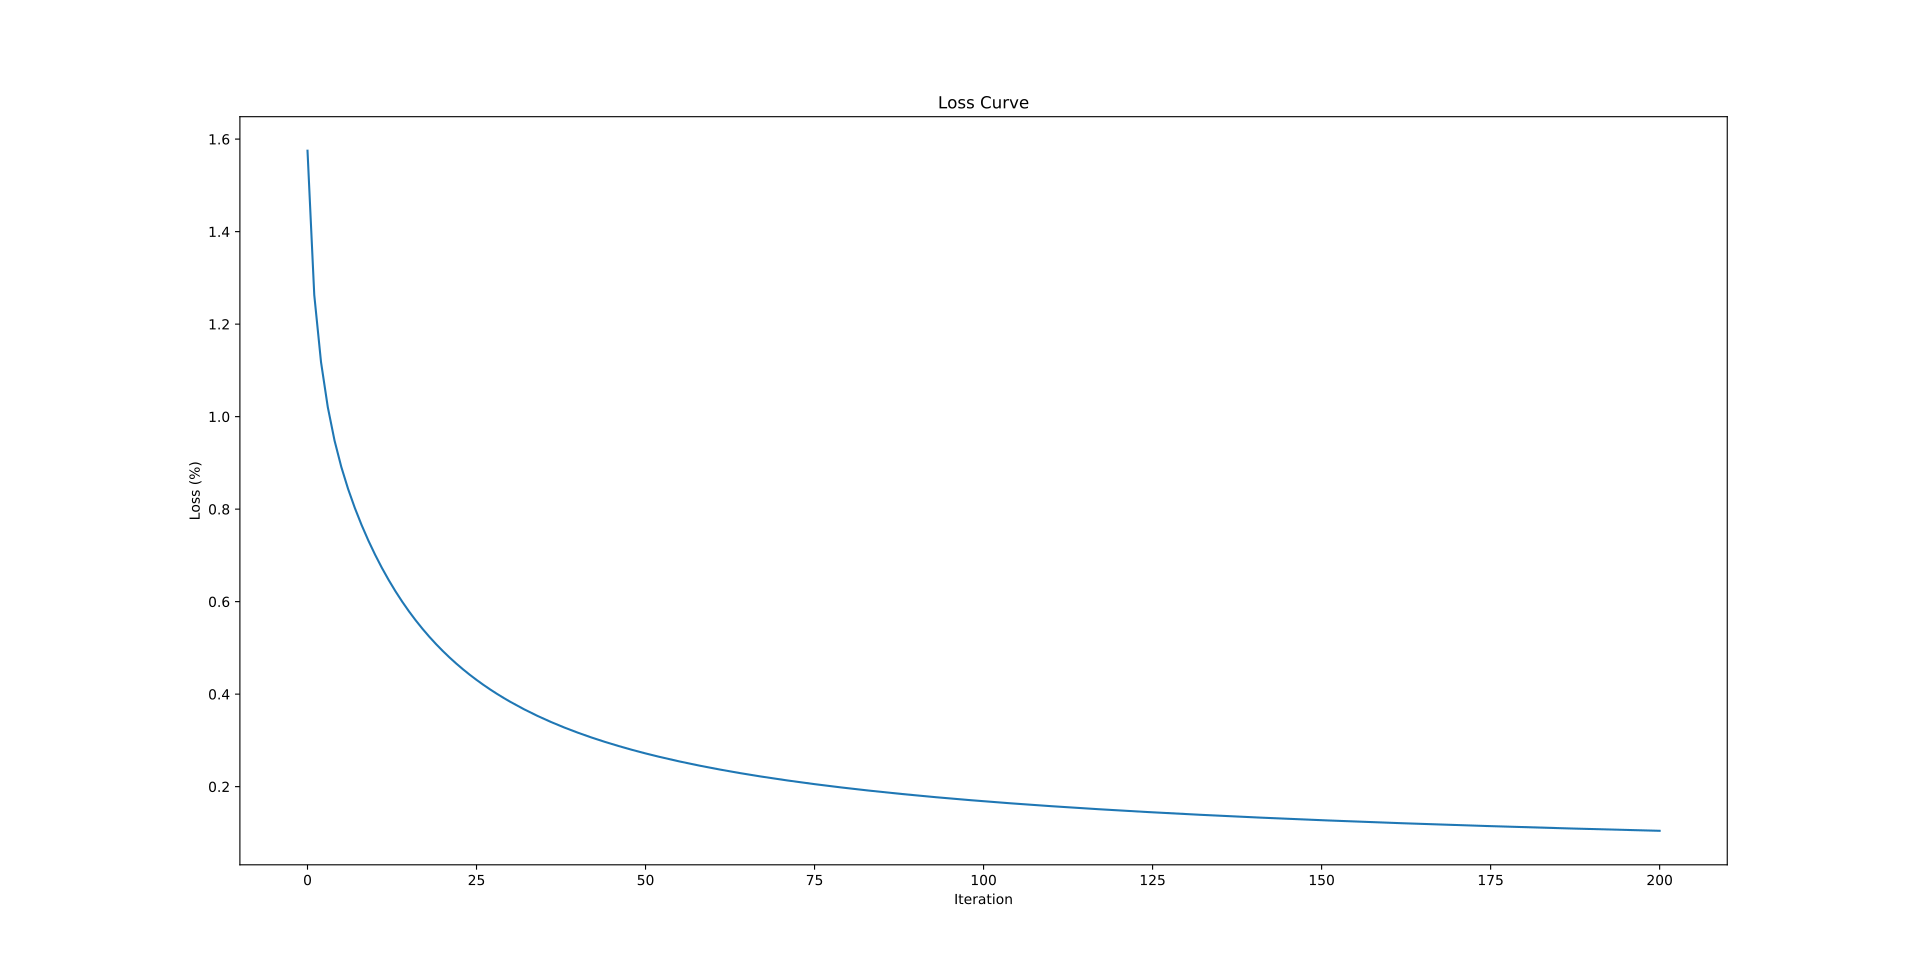

This chart was generated by the following Python code:
import csv
import numpy as np
from sklearn.preprocessing import StandardScaler
from sklearn.metrics import accuracy_score
import matplotlib.pyplot as plt



def LoadData(filePath):
    with open(filePath, 'r') as csvfile:
        buffer = list(csv.reader(csvfile))
        buffer = buffer[1:]
        data = np.array(buffer)
        labels = np.array(data[:,-1],int)
        features = np.array(data[:,:-1],float)
        return features,labels

class NN:
    def __init__(self,learning_rate=0.0001,layersize=10,n_iter=200):
        if layersize<=0:
            raise ValueError("Number of layers should be positive number current parameter {}".format(layersize))
        if n_iter <=0:
            raise ValueError("Number of iterations should be positive number current paramteter {}".format(n_iter))
        self.learning_rate = learning_rate
        self.layersize = layersize
        self.n_iter = n_iter
        self.logs = []

    def __sigmoid__(self,x):
        return 1.0/(1.0+np.exp(-x))
    
    def __forward__(self,X):
        z1 = X.dot(self.layer_1) + self.bias1
        layer_1_output = self.__sigmoid__(z1)
        z2 = layer_1_output.dot(self.output_layer) + self.bias2
        exp_scores = np.exp(z2)
        probs = exp_scores / np.sum(exp_scores, axis=1, keepdims=True)
        return probs,layer_1_output
    
    def __backward__(self,probs,layer_1_output,X,Y):
        m = X.shape[0]
        delta1 = probs
        delta1[range(m), Y] -= 1
        delta_output_layer = (layer_1_output.T).dot(delta1)
        delta_b2 = np.sum(delta1, axis=0, keepdims=True)
        delta2 = delta1.dot(self.output_layer.T) * (layer_1_output*(1 - layer_1_output))
        delta_layer_1 = np.dot(X.T, delta2)
        delta_b1 = np.sum(delta2, axis=0)
        return delta_layer_1,delta_output_layer,delta_b1,delta_b2

    def __loss__(self,X,Y):
        m = X.shape[0]
        probs,layer_1_output = self.__forward__(X) 
        logprobs = -np.log(probs[range(m), Y])
        loss = np.sum(logprobs)
        return loss/m

    def train(self,X,Y):
        np.random.seed(0)
        numberOfClasses = len(set(Y))
        # init hidden layer and bias units
        self.layer_1 = np.zeros( (X[0].shape[0], self.layersize))
        self.output_layer = np.random.randn(self.layersize, numberOfClasses) #this inits converges better than zeros 

        self.bias1 = np.zeros((1, self.layersize))        
        self.bias2 = np.zeros((1, numberOfClasses))       

        for i in range(self.n_iter+1):
            # Shuffle data set
            idx = np.random.permutation(X.shape[0])
            X,Y= X[idx], Y[idx]
            # forward
            probs, layer_1_output = self.__forward__(X)
            # backward
            delta_layer_1, delta_output_layer, delta_b1, delta_b2   = self.__backward__(probs,layer_1_output,X,Y)
            #update
            self.layer_1 -= self.learning_rate * delta_layer_1
            self.bias1 -= self.learning_rate * delta_b1
            self.output_layer -= self.learning_rate * delta_output_layer
            self.bias2 -= self.learning_rate * delta_b2
            # save loss for loss curve
            self.logs.append(self.__loss__(X,Y))

    def predict(self,X):
        probs,a= self.__forward__(X)
        return np.argmax(probs, axis=1)

    def plot(self):
        plt.plot([i for i in range(len(self.logs))],self.logs)
        plt.title('Loss Curve')
        plt.ylabel("Loss (%)")
        plt.xlabel("Iteration")
        plt.show()

# Program Starts
# Load
train_data, train_labels = LoadData("dataTrain.csv")
test_data, test_labels   = LoadData("dataTest.csv")
# Scale data before train, zero mean unit variance
train_data = StandardScaler().fit_transform(train_data)
test_data = StandardScaler().fit_transform(test_data)
# Create an instance of neural network
nn = NN(learning_rate=0.0005,layersize=10,n_iter=200)
# Train
nn.train(train_data,train_labels)
# Predictions for test and train
pred_train = nn.predict(train_data)
pred_test = nn.predict(test_data)
# Results
print("Accuracy train acc {}".format(accuracy_score(train_labels,pred_train)))
print("Accuracy test acc  {}".format(accuracy_score(test_labels,pred_test)))
# Loss curve
nn.plot()
